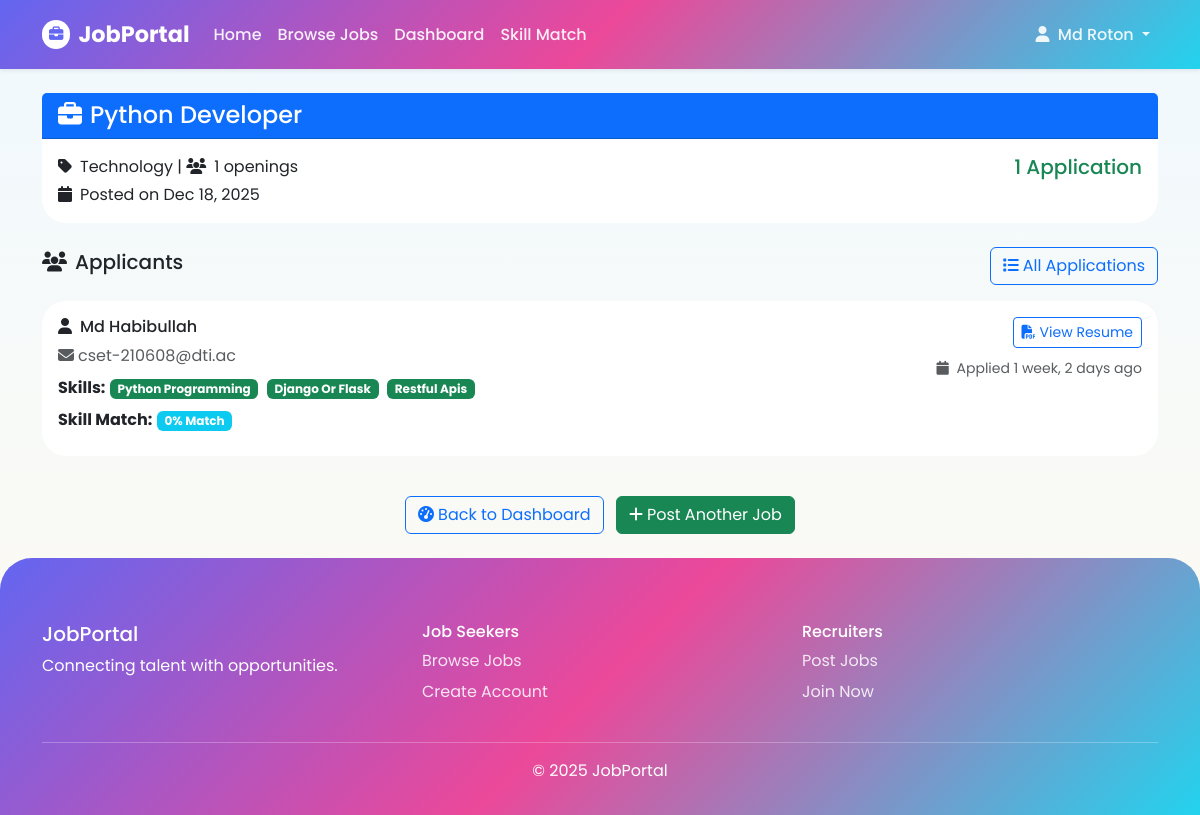
Page /job-applications/2/ (signed in) on the committed database.
### my_App/models.py (models this page shows, shortened)
class UserProfile(models.Model):
    USER_TYPES = [
        ('recruiter', 'Recruiter'),
        ('jobseeker', 'Job Seeker'),
    ]
    user = models.OneToOneField(User, on_delete=models.CASCADE)
    display_name = models.CharField(max_length=100)
    user_type = models.CharField(max_length=20, choices=USER_TYPES)
    company_name = models.CharField(max_length=200, blank=True, null=True)
    company_description = models.TextField(blank=True, null=True)
    company_website = models.URLField(blank=True, null=True)
    skills = models.TextField(blank=True, null=True, help_text="Enter skills separated by commas")
    resume = models.FileField(
        upload_to='resumes/',
        blank=True,
        null=True,
        validators=[FileExtensionValidator(allowed_extensions=['pdf', 'doc', 'docx'])]
    )
    profile_image = models.ImageField(
        upload_to='profile_images/',
        default='profile_images/default.png',
        blank=True,
        null=True
    )
    created_at = models.DateTimeField(auto_now_add=True)
    updated_at = models.DateTimeField(auto_now=True)
    def get_skills_list(self):
        if self.skills:
            return [skill.strip().lower() for skill in self.skills.split(',')]
        return []

class Job(models.Model):
    CATEGORY_CHOICES = [
        ('technology', 'Technology'),
        ('finance', 'Finance'),
        ('healthcare', 'Healthcare'),
        ('education', 'Education'),
        ('marketing', 'Marketing'),
        ('sales', 'Sales'),
        ('other', 'Other'),
    ]
    recruiter = models.ForeignKey(
        UserProfile,
        on_delete=models.CASCADE,
        limit_choices_to={'user_type': 'recruiter'}
    )
    title = models.CharField(max_length=200)
    number_of_openings = models.PositiveIntegerField()
    category = models.CharField(max_length=50, choices=CATEGORY_CHOICES)
    description = models.TextField()
    required_skills = models.TextField(help_text="Enter required skills separated by commas")
    created_at = models.DateTimeField(auto_now_add=True)
    updated_at = models.DateTimeField(auto_now=True)
    def get_required_skills_list(self):
        if self.required_skills:
            return [skill.strip().lower() for skill in self.required_skills.split(',')]
        return []

class JobApplication(models.Model):
    job = models.ForeignKey(Job, on_delete=models.CASCADE)
    applicant = models.ForeignKey(
        UserProfile,
        on_delete=models.CASCADE,
        limit_choices_to={'user_type': 'jobseeker'}
    )
    applied_at = models.DateTimeField(auto_now_add=True)
    class Meta:
        unique_together = ['job', 'applicant']

### my_App/views.py (the view, shortened to what this page needs)
# urls.py: path('job-applications/<int:job_id>/', views.job_applications, name='job_applications'),
@login_required
def job_applications(request, job_id=None):
    try:
        profile = request.user.userprofile
        if profile.user_type != 'recruiter':
            messages.error(request, 'Only recruiters can view job applications.')
            return redirect('dashboard')
    except UserProfile.DoesNotExist:
        messages.error(request, 'Please complete your profile first.')
        return redirect('profile')
    if job_id:
        job = get_object_or_404(Job, id=job_id, recruiter=profile)
        applications = JobApplication.objects.filter(job=job).order_by('-applied_at')
        return render(request, 'jobportal/job_applications.html', {
            'job': job,
            'applications': applications,
            'profile': profile
        })

### my_App/templates/jobportal/job_applications.html (shortened to what this page needs)
{% extends 'base.html' %}
{% block content %}
<div class="row">
    <div class="col-12">
        <div class="card mb-4">
            <div class="card-header bg-primary text-white">
                <h4 class="mb-0">
                    <i class="fas fa-briefcase me-2"></i>{{ job.title }}
                </h4>
            </div>
            <div class="card-body">
                <div class="row">
                    <div class="col-md-8">
                        <p class="mb-1">
                            <i class="fas fa-tag me-2"></i>{{ job.get_category_display }} |
                            <i class="fas fa-users me-2"></i>{{ job.number_of_openings }} openings
                        </p>
                        <p class="mb-0">
                            <i class="fas fa-calendar me-2"></i>Posted on {{ job.created_at|date:"M d, Y" }}
                        </p>
                    </div>
                    <div class="col-md-4 text-md-end">
                        <h5 class="text-success mb-0">
                            {{ applications.count }} Application{{ applications.count|pluralize }}
                        </h5>
                    </div>
                </div>
            </div>
        </div>
        <div class="d-flex justify-content-between align-items-center mb-3">
            <h5>
                <i class="fas fa-users me-2"></i>Applicants
            </h5>
            <a href="{% url 'all_applications' %}" class="btn btn-outline-primary">
                <i class="fas fa-list me-1"></i>All Applications
            </a>
        </div>
        {% if applications %}
            {% for application in applications %}
                <div class="card mb-3">
                    <div class="card-body">
                        <div class="row">
                            <div class="col-md-8">
                                <h6 class="mb-2">
                                    <i class="fas fa-user me-2"></i>{{ application.applicant.display_name }}
                                </h6>
                                <p class="text-muted mb-2">
                                    <i class="fas fa-envelope me-1"></i>{{ application.applicant.user.email }}
                                </p>
                                {% if application.applicant.skills %}
                                    <div class="mb-2">
                                        <strong>Skills:</strong>
                                        {% for skill in application.applicant.get_skills_list %}
                                            {% if skill in job.get_required_skills_list %}
                                                <span class="badge bg-success me-1">{{ skill|title }}</span>
                                            {% else %}
                                                <span class="badge bg-secondary me-1">{{ skill|title }}</span>
                                            {% endif %}
                                        {% endfor %}
                                    </div>
                                {% endif %}
                                {% with job_skills=job.get_required_skills_list applicant_skills=application.applicant.get_skills_list %}
                                    {% if job_skills and applicant_skills %}
                                        <div class="mb-2">
                                            <strong>Skill Match:</strong>
                                            <span class="badge bg-info">
                                                {% widthratio job_skills|length|add:applicant_skills|length 2 100 %}% Match
                                            </span>
                                        </div>
                                    {% endif %}
                                {% endwith %}
                            </div>
                            <div class="col-md-4 text-md-end">
                                <div class="mb-2">
                                    {% if application.applicant.resume %}
                                        <a href="{{ application.applicant.resume.url }}" target="_blank" class="btn btn-outline-primary btn-sm">
                                            <i class="fas fa-file-pdf me-1"></i>View Resume
                                        </a>
                                    {% else %}
                                        <span class="text-muted">No resume uploaded</span>
                                    {% endif %}
                                </div>
                                <small class="text-muted">
                                    <i class="fas fa-calendar me-1"></i>
                                    Applied {{ application.applied_at|timesince }} ago
                                </small>
                            </div>
                        </div>
                    </div>
                </div>
            {% endfor %}
        {% endif %}
    </div>
</div>
<div class="text-center mt-4">
    <a href="{% url 'dashboard' %}" class="btn btn-outline-primary me-2">
        <i class="fas fa-tachometer-alt me-1"></i>Back to Dashboard
    </a>
    <a href="{% url 'post_job' %}" class="btn btn-success">
        <i class="fas fa-plus me-1"></i>Post Another Job
    </a>
</div>
{% endblock %}

### my_App/templates/base.html (shortened to what this page needs)
<!DOCTYPE html>
<html lang="en">
<head>
    <link href="https://cdn.jsdelivr.net/npm/bootstrap@5.3.3/dist/css/bootstrap.min.css" rel="stylesheet">
    <link href="https://cdnjs.cloudflare.com/ajax/libs/font-awesome/6.5.0/css/all.min.css" rel="stylesheet">
    <link href="https://cdn.jsdelivr.net/npm/aos@2.3.4/dist/aos.css" rel="stylesheet">
</head>
<body>
<nav class="navbar navbar-expand-lg shadow-sm">
    <div class="container">
        <a class="navbar-brand d-flex align-items-center gap-2" href="{% url 'home' %}">
            <i class="fas fa-briefcase"></i> JobPortal
        </a>
        <div class="collapse navbar-collapse" id="navbarNav">
            <ul class="navbar-nav me-auto align-items-lg-center">
                <li class="nav-item"><a class="nav-link" href="{% url 'home' %}">Home</a></li>
                <li class="nav-item"><a class="nav-link" href="{% url 'job_list' %}">Browse Jobs</a></li>
                {% if user.is_authenticated %}
                    <li class="nav-item"><a class="nav-link" href="{% url 'dashboard' %}">Dashboard</a></li>
                    <li class="nav-item"><a class="nav-link" href="{% url 'skill_match' %}">Skill Match</a></li>
                {% endif %}
            </ul>
            <ul class="navbar-nav align-items-lg-center">
                {% if user.is_authenticated %}
                    <li class="nav-item dropdown">
                        <a class="nav-link dropdown-toggle" data-bs-toggle="dropdown" href="#">
                            <i class="fas fa-user me-1"></i>
                            {{ user.userprofile.display_name|default:user.username }}
                        </a>
                    </li>
                {% else %}
                    <li class="nav-item"><a class="nav-link" href="{% url 'login' %}">Login</a></li>
                    <li class="nav-item ms-lg-2">
                        <a class="nav-btn" href="{% url 'register' %}">Register</a>
                    </li>
                {% endif %}
            </ul>
        </div>
    </div>
</nav>
<main class="container my-4">
    {% block content %}{% endblock %}
</main>
<footer>
    <div class="container">
        <div class="row text-center text-md-start">
            <div class="col-md-4 mb-3">
                <h5>JobPortal</h5>
                <p>Connecting talent with opportunities.</p>
            </div>
            <div class="col-md-4 mb-3">
                <h6>Job Seekers</h6>
                <a class="footer-link" href="{% url 'job_list' %}">Browse Jobs</a>
                <a class="footer-link" href="{% url 'register' %}">Create Account</a>
            </div>
            <div class="col-md-4 mb-3">
                <h6>Recruiters</h6>
                <a class="footer-link" href="{% url 'post_job' %}">Post Jobs</a>
                <a class="footer-link" href="{% url 'register' %}">Join Now</a>
            </div>
        </div>
        <hr>
        <p class="text-center mb-0">&copy; 2025 JobPortal</p>
    </div>
</footer>
</body>
</html>

### my_App/templates/base.html (style rules this page uses)
body { font-family: 'Poppins', sans-serif; background: linear-gradient(180deg, #f0f9ff 0%, #fffaf0 100%); overflow-x: hidden; }
.navbar { background: linear-gradient(135deg, #6366f1, #ec4899, #22d3ee); padding: .8rem 0; z-index: 1000; }
.navbar-brand { color: #fff !important; font-weight: 700; font-size: 1.4rem; }
.navbar-brand i { background: #fff; color: #6366f1; padding: 7px; border-radius: 50%; font-size: .9rem; }
.nav-link { color: rgba(255,255,255,.9) !important; font-weight: 500; padding: .45rem .9rem; border-radius: 50px; transition: .3s ease; }
.card { border-radius: 1.5rem; border: none; transition: all .3s ease; }
footer { background: linear-gradient(135deg, #6366f1, #ec4899, #22d3ee); color: #fff; padding: 4rem 0 2rem; border-top-left-radius: 2rem; border-top-right-radius: 2rem; }
.footer-link { color: rgba(255,255,255,.85); text-decoration: none; display: block; margin-bottom: .4rem; }

### rows in the picture
Job: title "Python Developer", category "Technology", number_of_openings "1", created_at "Dec 18, 2025"
JobApplication: applicant.display_name "Md Habibullah", applicant.user.email "cset-210608@dti.ac", get_skills_list "Python Programming" "Django Or Flask" "Restful Apis", widthratio "0", applied_at "1 week, 2 days"

### other values in the picture
{{ user.userprofile.display_name|default:user.username }} "Md Roton"
{{ applications.count }} "1"
